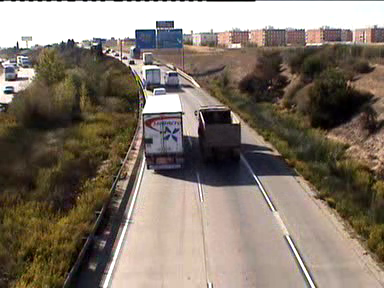
#> input picture frame 61 of TP4/video.avi, 384 x 288 px
$ python suivi_flux_lumineux.py
#> lines starting #> are read from the running program, lines starting #| are printed output that depends on the picture; after the words box and inside, x2 and y2 are one past the last pixel; in counts of white or black regions, pixels touching at a corner belong together
# SY2324120 Gabriel
# ZY2324111 Hamza

import numpy as np
import cv2 as cv
import argparse
import sys

ESC_KEY = 27
Q_KEY = 113

def main():
    # parser = argparse.ArgumentParser(description='This sample demonstrates Lucas-Kanade Optical Flow calculation. \
    #  The example file can be downloaded from: \
    #  https://www.bogotobogo.com/python/OpenCV_Python/images/mean_shift_tracking/slow_traffic_small.mp4')
    # parser.add_argument('image', type=str, help='path to image file')
    # args = parser.parse_args()

    filename = sys.argv[1] if len(sys.argv) > 1 else 'TP4/video.avi'

    # cap = cv.VideoCapture(args.image)
    cap = cv.VideoCapture(filename)

    run = cap.isOpened()
    # Making sure the capture has opened successfully
    if not run:
        # capture opening has failed we cannot do anything :'(
        print("capture opening has failed we cannot do anything :'(")
        sys.exit()

    # Creating a window to display some images
    cv.namedWindow("Original video")
    cv.namedWindow("Gray video")

    # A key that we use to store the user keyboard input
    key = None

    # fps and total image N

    g_video_vecteur = []
    c_video_vecteur = []

    # Waiting for the user to press ESCAPE before exiting the application
    while key != ESC_KEY and key != Q_KEY:
        ret, im = cap.read()
#> im is the input picture: shape (288, 384, 3); mean B, G, R 105.4, 117.8, 129.5

        # Turning im into grayscale and storing it in imGray

        if ret:
            imGray = cv.cvtColor(im, cv.COLOR_BGR2GRAY)
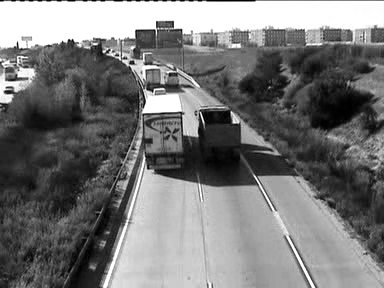
#> imGray: shape (288, 384); min 0, max 255, mean 119.8
            cv.imshow("Original video", im)
            cv.imshow("Gray video", imGray)
            c_video_vecteur.append(im)
            g_video_vecteur.append(imGray)

        # Look for pollKey documentation
        key = cv.pollKey()
#> (key Esc is pressed here)
    cv.destroyAllWindows()
    N = cap.get(cv.CAP_PROP_FRAME_COUNT)
    M = 0
    M_input = int(input("please input the number of pictures you need to get the background:"))
#> the answer given: 3
    if N:
        if N < M_input:
            M = N
        else:
            M = M_input

    if M > 0:
        average_BGR = np.sum(c_video_vecteur[:M], axis=0) / M
        average_gray = np.sum(g_video_vecteur[:M], axis=0) / M
        background_BGR = average_BGR.astype(np.uint8)
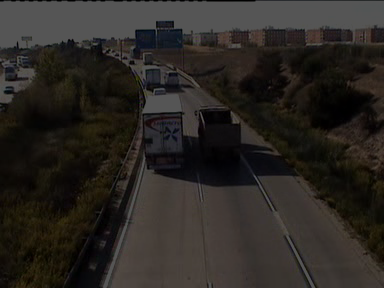
#> background_BGR: shape (288, 384, 3); mean of channels 0, 1, 2 34.8, 39, 42.9; drawn as B, G, R
        background_gray = average_gray.astype(np.uint8)
        cv.imshow("Background_BGR", background_BGR)
        cv.imshow("Background_gray", background_gray)
    cv.waitKey(0)

    # Destroying all OpenCV windows
    cv.destroyAllWindows()

    # turn the sky black
    for i in range(average_gray.shape[0]):
        for j in range(average_gray.shape[1]):
            if average_gray[i][j] > 245:
                average_gray[i][j] = 0
    background_sky = average_gray.astype(np.uint8)

    # make the binary image
    _, mask0 = cv.threshold(background_sky, 0, 255, cv.THRESH_BINARY + cv.THRESH_OTSU)
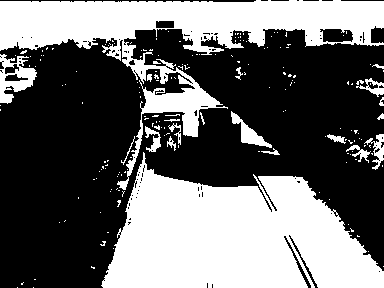
#> mask0: shape (288, 384); 41.2% white; 186 white regions (165 under 20 px), largest, box (x1, y1, x2, y2) and area: (101, 152, 384, 288) 24568, (0, 0, 384, 190) 17785, (0, 54, 37, 104) 896

    # Execute image opening operation to remove unnecessary areas
    kernel = np.ones((80, 10), np.uint8)
    mask0 = cv.morphologyEx(mask0, cv.MORPH_OPEN, kernel)
#> mask0: shape (288, 384); 17.6% white; 2 white regions, box (x1, y1, x2, y2) and area: (117, 171, 290, 288) 16339, (316, 204, 364, 288) 3135

    # Perform image closing operations, connect adjacent images, and smooth edges
    kernel_size = (200, 250)
    kernel = cv.getStructuringElement(cv.MORPH_ELLIPSE, kernel_size)
    mask0 = cv.morphologyEx(mask0, cv.MORPH_CLOSE, kernel)
#> mask0: shape (288, 384); 21.7% white; 1 white region, box (x1, y1, x2, y2) and area: (118, 172, 384, 288) 23960

    kernel = np.ones((50, 50), np.uint8)
    mask0 = cv.morphologyEx(mask0, cv.MORPH_OPEN, kernel)
#> mask0: shape (288, 384); 21.1% white; 1 white region, box (x1, y1, x2, y2) and area: (119, 184, 384, 288) 23295

    kernel = np.ones((60, 50), np.uint8)
    mask0 = cv.morphologyEx(mask0, cv.MORPH_OPEN, kernel)
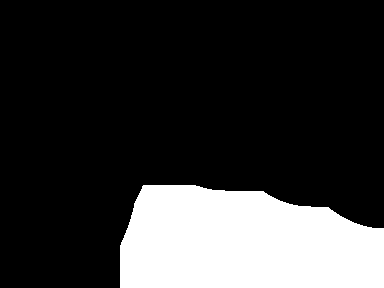
#> mask0: shape (288, 384); 20.8% white; 1 white region, box (x1, y1, x2, y2) and area: (120, 185, 384, 288) 22970

    cv.imshow("mask", mask0)
    cv.waitKey(0)
    cv.destroyAllWindows()

    cap = cv.VideoCapture(filename)
    # params for ShiTomasi corner detection
    feature_params = dict(maxCorners=100,
                          qualityLevel=0.3,
                          minDistance=7,
                          blockSize=7)

    # Parameters for lucas kanade optical flow
    lk_params = dict(winSize=(15, 15),
                     maxLevel=2,
                     criteria=(cv.TERM_CRITERIA_EPS | cv.TERM_CRITERIA_COUNT, 10, 0.03))

    # Create some random colors
    color = np.random.randint(0, 255, (100, 3))

    # Take first frame and find corners in it
    ret, old_frame = cap.read()
    old_gray = cv.cvtColor(old_frame, cv.COLOR_BGR2GRAY)
    p0 = cv.goodFeaturesToTrack(old_gray, mask=mask0, **feature_params)
#> p0 = [[368, 254], [274, 211], [286, 236], [350, 235]]

    # Create a mask image for drawing purposes
    mask = np.zeros_like(old_frame)

    while (1):
        ret, frame = cap.read()
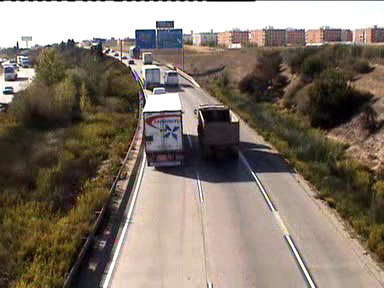
#> input picture frame 62 of TP4/video.avi, 384 x 288 px
#> frame is the input picture: shape (288, 384, 3); mean B, G, R 105.9, 118.2, 130.1
        if not ret:
            print('No frames grabbed!')
            break

        frame_gray = cv.cvtColor(frame, cv.COLOR_BGR2GRAY)
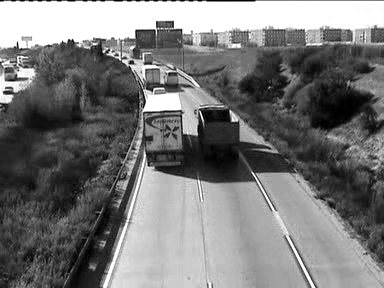
#> frame_gray: shape (288, 384); min 0, max 255, mean 120.3
        frame_gray = cv.bitwise_and(frame_gray, mask0)
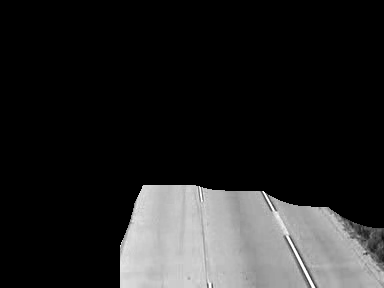
#> frame_gray: shape (288, 384); min 0, max 255, mean 36.7

        # calculate optical flow
        p1, st, err = cv.calcOpticalFlowPyrLK(old_gray, frame_gray, p0, None, **lk_params)
#> p1 = [[368, 254], [255.6, 249.3], [286, 236], [357.9, 242.5]]; st = [1, 1, 1, 1]; err = [1.52, 34.22, 1.06, 17.16]

        # Select good points
        if p1 is not None:
            good_new = p1[st == 1]
#> good_new has the same summary as p1
            good_old = p0[st == 1]
#> good_old = [[368, 254], [274, 211], [286, 236], [350, 235]]

        # draw the tracks
        for i, (new, old) in enumerate(zip(good_new, good_old)):
            a, b = new.ravel()
            c, d = old.ravel()
            mask = cv.line(mask, (int(a), int(b)), (int(c), int(d)), color[i].tolist(), 2)
            frame = cv.circle(frame, (int(a), int(b)), 5, color[i].tolist(), -1)
            img = cv.add(frame, mask)

            cv.imshow('frame', img)
            k = cv.waitKey(10) & 0xff
            if k == ESC_KEY:
                return
            if k == Q_KEY:
                break

            # Now update the previous frame and previous points
            old_gray = frame_gray.copy()
            p0 = good_new.reshape(-1, 1, 2)
#> this loop made 1 pass; (key Esc is pressed on pass 1)
#> (a, b, c, d) on pass 1: (368, 254, 368, 254)

    print("Finished, press any key to close the window...")
    cv.waitKey(0)
    cv.destroyAllWindows()


if __name__ == "__main__":
    main()

$ run again, starting later in the video
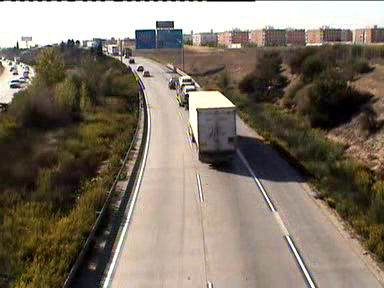
#> input picture frame 276 of TP4/video.avi, 384 x 288 px
#> in main, im is the input picture: shape (288, 384, 3); mean B, G, R 101.8, 116, 126.7
#> in main, `mask0 = cv.morphologyEx(mask0, cv.MORPH_OPEN, kernel)`:
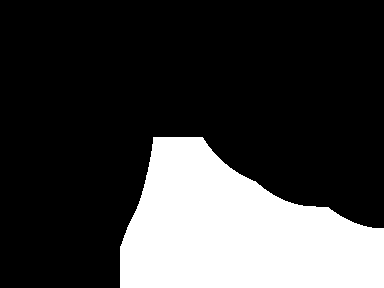
#> mask0: shape (288, 384); 24.4% white; 1 white region, box (x1, y1, x2, y2) and area: (120, 137, 384, 288) 26958
#> p0 = [[195, 140], [368, 254], [201, 160], [209, 166], [274, 210], [351, 235], [286, 235]]
#> in main, `frame_gray = cv.bitwise_and(frame_gray, mask0)`:
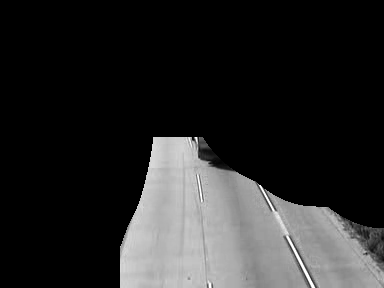
#> frame_gray: shape (288, 384); min 0, max 255, mean 40.3
#> p1 = [[7.87, -9], [368, 254], [-5.99, 131.5], [208.6, 163.4], [302.9, 251.4], [351, 235], [286.1, 235.1]]; st = [0, 1, 1, 1, 1, 1, 1]; err = [3.75e-34, 2.6, 113.5, 5.28, 41.51, 2.75, 3.49]
#> good_new = [[368, 254], [-5.99, 131.5], [208.6, 163.4], [302.9, 251.4], [351, 235], [286.1, 235.1]]
#> good_old = [[368, 254], [201, 160], [209, 166], [274, 210], [351, 235], [286, 235]]
#> the loop in main, `for i, (new, old) in enumerate(zip(good_new, good_old)):` made 1 pass; (key Esc is pressed on pass 1)
#> (a, b, c, d) on pass 1: (368, 254, 368, 254)

$ run again, starting later in the video
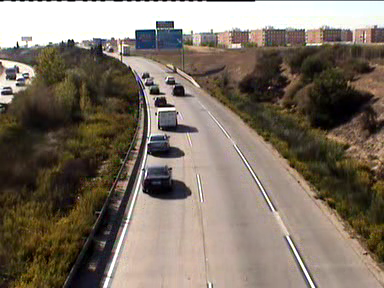
#> input picture frame 491 of TP4/video.avi, 384 x 288 px
#> in main, im is the input picture: shape (288, 384, 3); mean B, G, R 100.9, 114, 125.7
#> in main, `mask0 = cv.morphologyEx(mask0, cv.MORPH_OPEN, kernel)`:
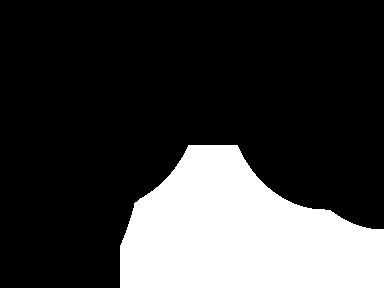
#> mask0: shape (288, 384); 23.6% white; 1 white region, box (x1, y1, x2, y2) and area: (120, 145, 384, 288) 26124
#> p0 = [[189, 193], [368, 254], [170, 177], [274, 212]]
#> in main, `frame_gray = cv.bitwise_and(frame_gray, mask0)`:
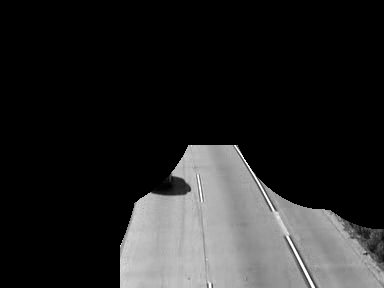
#> frame_gray: shape (288, 384); min 0, max 255, mean 37.8
#> p1 = [[188.5, 189.2], [368, 254], [175.4, 170.2], [274, 212]]; st = [1, 1, 1, 1]; err = [5.16, 0.117, 63.72, 1.45]
#> good_new has the same summary as p1
#> good_old = [[189, 193], [368, 254], [170, 177], [274, 212]]
#> the loop in main, `for i, (new, old) in enumerate(zip(good_new, good_old)):` made 1 pass; (key Esc is pressed on pass 1)
#> (a, b, c, d) on pass 1: (188.5, 189.2, 189, 193)
